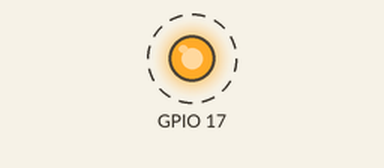
Simulated run of this program. Board: Raspberry Pi (BCM pin numbers). Shown: output pins drawn as LEDs (lit = HIGH). Dashed ring = blinking. At 10.0 s the program stops and its outputs stay as they are.

Above: at 0.1 s.
Timing chart, 0 to 3.0 s (numbered marks = the images above):
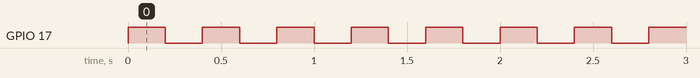

The program:

estrobo.py
```python
import RPi.GPIO as GPIO # Importar libreria de GPIO
import time

GPIO.setmode(GPIO.BCM)

GPIO.setup(17,GPIO.OUT)

for i in range (0,25):

	GPIO.output(17,GPIO.HIGH)
	time.sleep(0.2)
	GPIO.output(17,GPIO.LOW)
	time.sleep(0.2)

GPIO.cleanup()
```

Measured:
- by itself, GPIO 17: alternates HIGH for 0.20 s and LOW for 0.20 s, 50 changes in all, then stays LOW
